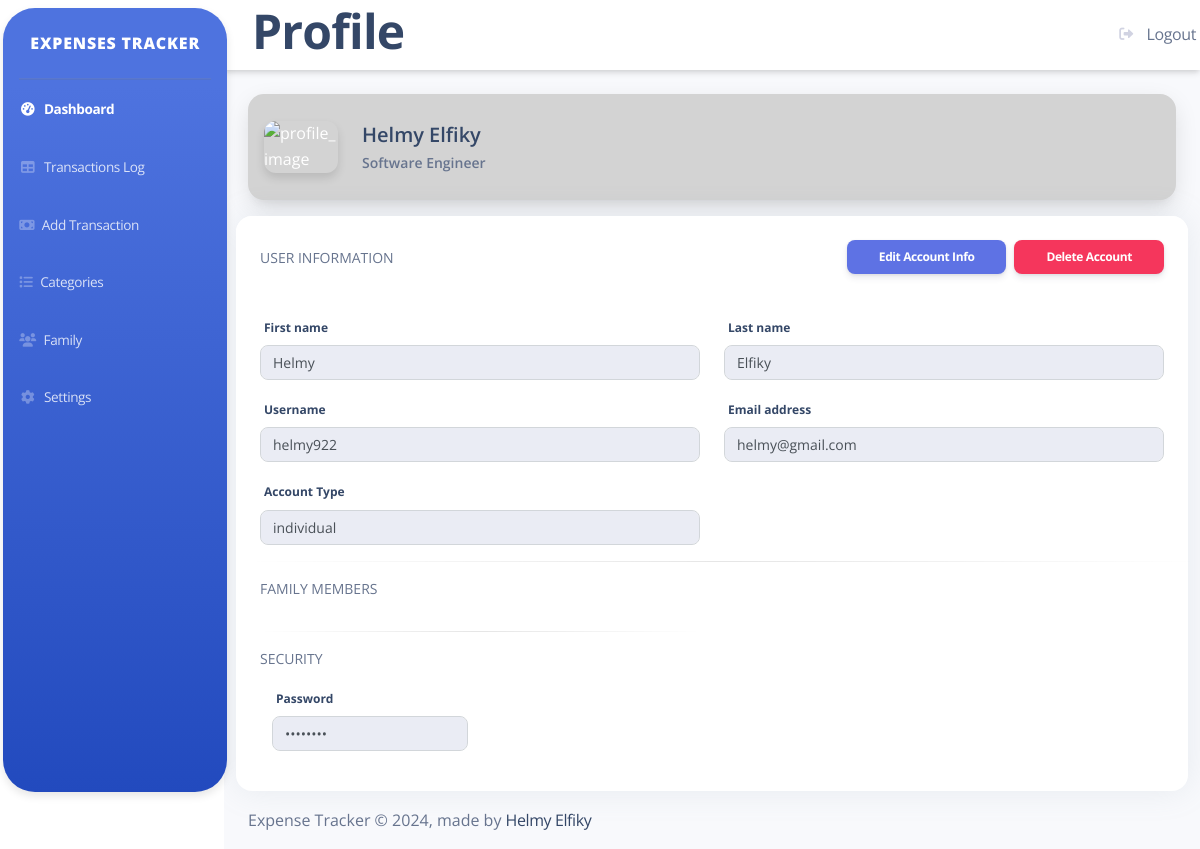
The app's page /project/Profile (signed in) with its own data.
### project/models.py (models this page shows)
class CustomUser(AbstractUser):
    ACCOUNT_TYPE_CHOICES = [
        ('individual', 'Individual'),
        ('family', 'Family'),
    ]
    GENDER_CHOICES = [
        ('male', 'Male'),
        ('female', 'Female'),
    ]
    gender = models.CharField(max_length=10, choices=GENDER_CHOICES)
    account_type = models.CharField(max_length=10, choices=ACCOUNT_TYPE_CHOICES)
    password = models.CharField(max_length=128, null=True)
    confirm_password = models.CharField(max_length=128, null=True)
    def __str__(self):
        return self.username

### project/views/profile_views.py (the view)
# urls.py: path("Profile", profile, name="Profile"),
@login_required(login_url='project:login_register')
def profile(request):
    if request.user.is_authenticated:
        print(f"User: {request.user.username}, First Name: {request.user.first_name}, Last Name: {request.user.last_name}")
    else:
        print("User is not authenticated.")
    user = CustomUser.objects.get(username=request.user)
    return render(request, "project/profile.html", {
        'user': user
    })

### project/templates/project/profile.html (shortened to what this page needs)
{% extends "project/layout.html" %}
{% load static %}
{% block body %}
<div id="wrapper">
  {% include 'project/sidebar.html' %}
  <div id="content-wrapper" class="d-flex flex-column">
      <div id="content">
          <nav class="navbar navbar-expand navbar-light bg-white topbar mb-4 static-top shadow">
              <div class="col-md-11">
                  <h1>Profile</h1>
              </div>
              <div class="col-md-12">
                  <a class="dropdown-item" href="{% url 'project:logout_view' %}">
                      <i class="fas fa-sign-out-alt fa-sm fa-fw mr-2 text-gray-400"></i>
                      Logout
                  </a>
              </div>
          </nav>
          <div class="card shadow-lg mx-4 card-profile-background">
              <div class="card-body p-3">
                <div class="row gx-4">
                  <div class="col-auto">
                    <div class="avatar avatar-xl ">
                      <img src="{% static 'images/My-photo.jpg' %}" alt="profile_image" class="w-100 border-radius-lg shadow-sm">
                    </div>
                  </div>
                  <div class="col-auto my-auto">
                    <div class="h-100">
                      <h5 class="mb-1">
                        {{user.first_name}}  {{user.last_name}}
                      </h5>
                      <p class="mb-0 font-weight-bold text-sm">
                        Software Engineer
                      </p>
                    </div>
                  </div>
                </div>
              </div>
          </div>
          <div class="container-fluid">
              <div class="row">
                  <div class="col-md-12">
                      <div class="card my-3">
                          <div class="card-header pb-0">
                            <div class="d-flex align-items-center">
                              <p class="text-uppercase text-sm">User Information</p>
                              <a href="{% url 'project:edit_profile' %}" class="btn btn-primary btn-sm ms-auto" id="edit-account-button"
                              onclick="toggleEdit()">Edit Account Info</a>
                              <a href="{% url 'project:delete_profile' %}" class="btn btn-danger btn-sm ms-2" id="delete-account-button"
                              onclick="confirmDeleteAccount(event)">Delete Account</a>
                            </div>
                          </div>
                          <div class="card-body">
                            <div class="row">
                              <div class="col-md-6">
                                <div class="form-group">
                                  <label for="first-name" class="form-control-label">First name</label>
                                  <input id="first-name" class="form-control" type="text" name="first_name" value="{{ user.first_name }}" readonly>
                                </div>
                              </div>
                              <div class="col-md-6">
                                <div class="form-group">
                                  <label for="last-name" class="form-control-label">Last name</label>
                                  <input id="last-name" class="form-control" type="text" name="last_name" value="{{ user.last_name }}" readonly>
                                </div>
                              </div>
                              <div class="col-md-6">
                                  <div class="form-group">
                                      <label for="username" class="form-control-label">Username</label>
                                      <input id="username" class="form-control" type="text" name="username" value="{{user.username}}" readonly>
                                  </div>
                              </div>
                              <div class="col-md-6">
                                  <div class="form-group">
                                      <label for="email" class="form-control-label">Email address</label>
                                      <input id="email" class="form-control" type="email" name="email" value="{{ user.email }}" readonly>
                                  </div>
                              </div>
                              <div class="col-md-6">
                                  <div class="form-group">
                                      <label for="account-type" class="form-control-label">Account Type</label>
                                      <input id="account-type" class="form-control" type="text" name="account_type" value="{{user.account_type}}" readonly>
                                  </div>
                              </div>
                              <hr class="horizontal dark">
                              <p class="text-uppercase text-sm">Family Members</p>
                              <div class="col-md-6">
                              <hr class="horizontal dark">
                              <p class="text-uppercase text-sm">Security</p>
                              <div class="col-md-6">
                                <div class="form-group">
                                  <label for="password" class="form-control-label">Password</label>
                                  <input id="password" class="form-control" type="password" name="password" value="password" readonly>
                                </div>
                              </div>
                          </div>
                      </div>
                  </div>
              </div>
          </div>
        {% include 'project/footer.html' %}
      </div>
    </div>
  </div>
</div>
{% endblock %}

### project/static/css/registration.css (style rules this page uses)
body { background: #f5f5f5; }
a, a:hover { color:#333 }

### records on screen
CustomUser: first_name "Helmy", last_name "Elfiky", username "helmy922", email "helmy@gmail.com", account_type "individual"
